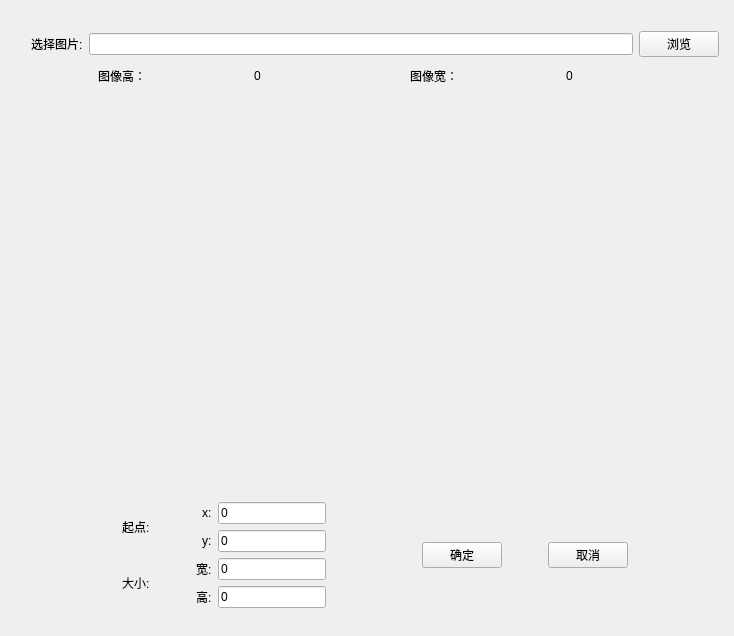
<?xml version="1.0" encoding="UTF-8"?>
<ui version="4.0">
 <class>Widget</class>
 <widget class="QWidget" name="Widget">
  <property name="geometry">
   <rect>
    <x>0</x>
    <y>0</y>
    <width>734</width>
    <height>636</height>
   </rect>
  </property>
  <property name="minimumSize">
   <size>
    <width>734</width>
    <height>636</height>
   </size>
  </property>
  <property name="maximumSize">
   <size>
    <width>734</width>
    <height>636</height>
   </size>
  </property>
  <property name="windowTitle">
   <string>大佬画框</string>
  </property>
  <widget class="QLabel" name="label_8">
   <property name="geometry">
    <rect>
     <x>50</x>
     <y>200</y>
     <width>54</width>
     <height>18</height>
    </rect>
   </property>
   <property name="text">
    <string/>
   </property>
  </widget>
  <widget class="QWidget" name="layoutWidget">
   <property name="geometry">
    <rect>
     <x>20</x>
     <y>20</y>
     <width>710</width>
     <height>599</height>
    </rect>
   </property>
   <layout class="QVBoxLayout" name="verticalLayout">
    <item>
     <layout class="QHBoxLayout" name="horizontalLayout">
      <item>
       <widget class="QLabel" name="label">
        <property name="text">
         <string>选择图片:</string>
        </property>
       </widget>
      </item>
      <item>
       <widget class="QLineEdit" name="lineEdit_path"/>
      </item>
      <item>
       <widget class="QPushButton" name="path_btn">
        <property name="text">
         <string>浏览</string>
        </property>
       </widget>
      </item>
     </layout>
    </item>
    <item>
     <layout class="QHBoxLayout" name="horizontalLayout_2">
      <item>
       <widget class="QLabel" name="label_4">
        <property name="minimumSize">
         <size>
          <width>83</width>
          <height>26</height>
         </size>
        </property>
        <property name="maximumSize">
         <size>
          <width>83</width>
          <height>26</height>
         </size>
        </property>
        <property name="text">
         <string>图像高：</string>
        </property>
       </widget>
      </item>
      <item>
       <widget class="QLabel" name="rate_label">
        <property name="minimumSize">
         <size>
          <width>83</width>
          <height>26</height>
         </size>
        </property>
        <property name="maximumSize">
         <size>
          <width>83</width>
          <height>26</height>
         </size>
        </property>
        <property name="text">
         <string>0</string>
        </property>
       </widget>
      </item>
      <item>
       <widget class="QLabel" name="label_5">
        <property name="minimumSize">
         <size>
          <width>83</width>
          <height>26</height>
         </size>
        </property>
        <property name="maximumSize">
         <size>
          <width>83</width>
          <height>26</height>
         </size>
        </property>
        <property name="text">
         <string>图像宽：</string>
        </property>
       </widget>
      </item>
      <item>
       <widget class="QLabel" name="time_label">
        <property name="minimumSize">
         <size>
          <width>83</width>
          <height>26</height>
         </size>
        </property>
        <property name="maximumSize">
         <size>
          <width>83</width>
          <height>26</height>
         </size>
        </property>
        <property name="text">
         <string>0</string>
        </property>
       </widget>
      </item>
     </layout>
    </item>
    <item>
     <spacer name="verticalSpacer">
      <property name="orientation">
       <enum>Qt::Vertical</enum>
      </property>
      <property name="sizeHint" stdset="0">
       <size>
        <width>20</width>
        <height>40</height>
       </size>
      </property>
     </spacer>
    </item>
    <item>
     <layout class="QGridLayout" name="label_layout" rowminimumheight="0" columnminimumwidth="0"/>
    </item>
    <item>
     <layout class="QHBoxLayout" name="horizontalLayout_7">
      <item>
       <spacer name="horizontalSpacer_6">
        <property name="orientation">
         <enum>Qt::Horizontal</enum>
        </property>
        <property name="sizeHint" stdset="0">
         <size>
          <width>40</width>
          <height>20</height>
         </size>
        </property>
       </spacer>
      </item>
      <item>
       <layout class="QVBoxLayout" name="verticalLayout_2">
        <item>
         <layout class="QHBoxLayout" name="horizontalLayout_4">
          <item>
           <widget class="QLabel" name="label_10">
            <property name="text">
             <string>起点:</string>
            </property>
           </widget>
          </item>
          <item>
           <spacer name="horizontalSpacer_3">
            <property name="orientation">
             <enum>Qt::Horizontal</enum>
            </property>
            <property name="sizeHint" stdset="0">
             <size>
              <width>40</width>
              <height>20</height>
             </size>
            </property>
           </spacer>
          </item>
          <item>
           <layout class="QVBoxLayout" name="verticalLayout_3">
            <item>
             <layout class="QHBoxLayout" name="horizontalLayout_8">
              <item>
               <widget class="QLabel" name="label_3">
                <property name="text">
                 <string>x:</string>
                </property>
               </widget>
              </item>
              <item>
               <widget class="QLineEdit" name="lineEdit_start_x">
                <property name="text">
                 <string>0</string>
                </property>
               </widget>
              </item>
             </layout>
            </item>
            <item>
             <layout class="QHBoxLayout" name="horizontalLayout_9">
              <item>
               <widget class="QLabel" name="label_9">
                <property name="text">
                 <string>y:</string>
                </property>
               </widget>
              </item>
              <item>
               <widget class="QLineEdit" name="lineEdit_start_y">
                <property name="text">
                 <string>0</string>
                </property>
               </widget>
              </item>
             </layout>
            </item>
           </layout>
          </item>
         </layout>
        </item>
        <item>
         <layout class="QHBoxLayout" name="horizontalLayout_5">
          <item>
           <widget class="QLabel" name="label_11">
            <property name="text">
             <string>大小:</string>
            </property>
           </widget>
          </item>
          <item>
           <spacer name="horizontalSpacer_4">
            <property name="orientation">
             <enum>Qt::Horizontal</enum>
            </property>
            <property name="sizeHint" stdset="0">
             <size>
              <width>40</width>
              <height>20</height>
             </size>
            </property>
           </spacer>
          </item>
          <item>
           <layout class="QVBoxLayout" name="verticalLayout_4">
            <item>
             <layout class="QHBoxLayout" name="horizontalLayout_11">
              <item>
               <widget class="QLabel" name="label_12">
                <property name="text">
                 <string>宽:</string>
                </property>
               </widget>
              </item>
              <item>
               <widget class="QLineEdit" name="lineEdit_size_w">
                <property name="text">
                 <string>0</string>
                </property>
               </widget>
              </item>
             </layout>
            </item>
            <item>
             <layout class="QHBoxLayout" name="horizontalLayout_10">
              <item>
               <widget class="QLabel" name="label_13">
                <property name="text">
                 <string>高:</string>
                </property>
               </widget>
              </item>
              <item>
               <widget class="QLineEdit" name="lineEdit_size_h">
                <property name="text">
                 <string>0</string>
                </property>
               </widget>
              </item>
             </layout>
            </item>
           </layout>
          </item>
         </layout>
        </item>
       </layout>
      </item>
      <item>
       <spacer name="horizontalSpacer_5">
        <property name="orientation">
         <enum>Qt::Horizontal</enum>
        </property>
        <property name="sizeHint" stdset="0">
         <size>
          <width>40</width>
          <height>20</height>
         </size>
        </property>
       </spacer>
      </item>
      <item>
       <layout class="QHBoxLayout" name="horizontalLayout_6">
        <item>
         <widget class="QPushButton" name="ok_btn">
          <property name="text">
           <string>确定</string>
          </property>
         </widget>
        </item>
        <item>
         <spacer name="horizontalSpacer_2">
          <property name="orientation">
           <enum>Qt::Horizontal</enum>
          </property>
          <property name="sizeHint" stdset="0">
           <size>
            <width>40</width>
            <height>20</height>
           </size>
          </property>
         </spacer>
        </item>
        <item>
         <widget class="QPushButton" name="cancel_btn">
          <property name="text">
           <string>取消</string>
          </property>
         </widget>
        </item>
       </layout>
      </item>
      <item>
       <spacer name="horizontalSpacer_7">
        <property name="orientation">
         <enum>Qt::Horizontal</enum>
        </property>
        <property name="sizeHint" stdset="0">
         <size>
          <width>40</width>
          <height>20</height>
         </size>
        </property>
       </spacer>
      </item>
     </layout>
    </item>
   </layout>
  </widget>
 </widget>
 <layoutdefault spacing="6" margin="11"/>
 <resources/>
 <connections/>
</ui>
